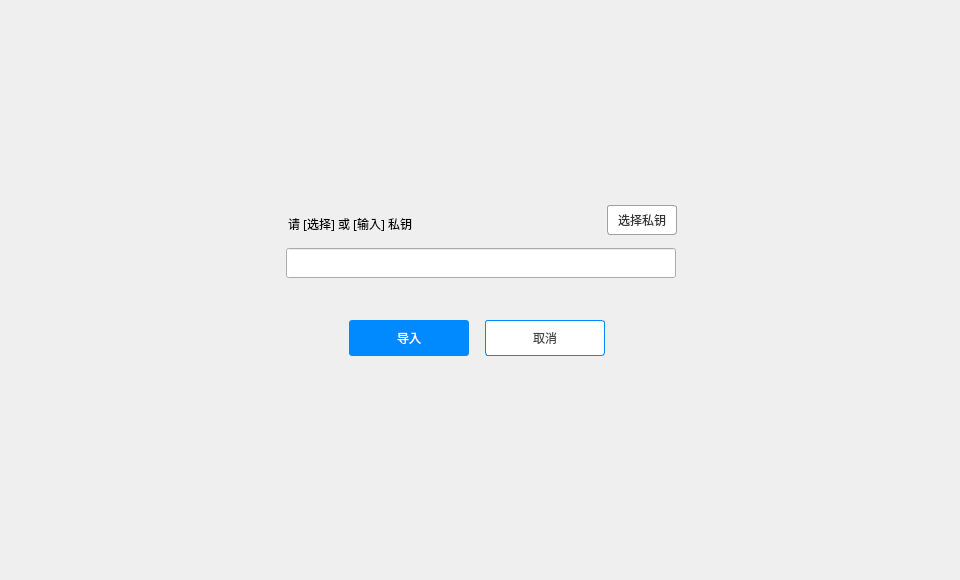
<?xml version="1.0" encoding="UTF-8"?>
<ui version="4.0">
 <class>ImportDialog</class>
 <widget class="QDialog" name="ImportDialog">
  <property name="geometry">
   <rect>
    <x>0</x>
    <y>0</y>
    <width>960</width>
    <height>580</height>
   </rect>
  </property>
  <property name="font">
   <font>
    <family>微软雅黑</family>
   </font>
  </property>
  <property name="windowTitle">
   <string>Dialog</string>
  </property>
  <widget class="QWidget" name="widget" native="true">
   <property name="geometry">
    <rect>
     <x>0</x>
     <y>0</y>
     <width>960</width>
     <height>580</height>
    </rect>
   </property>
   <widget class="QWidget" name="containerWidget" native="true">
    <property name="geometry">
     <rect>
      <x>209</x>
      <y>153</y>
      <width>542</width>
      <height>274</height>
     </rect>
    </property>
    <widget class="QToolButton" name="cancelBtn">
     <property name="geometry">
      <rect>
       <x>276</x>
       <y>167</y>
       <width>120</width>
       <height>36</height>
      </rect>
     </property>
     <property name="cursor">
      <cursorShape>PointingHandCursor</cursorShape>
     </property>
     <property name="styleSheet">
      <string notr="true">QToolButton{background-color:#ffffff;color:#484848;border:1px solid rgb(0,138,254);border-radius:3px;}
QToolButton:hover{color:rgb(0,138,254);}</string>
     </property>
     <property name="text">
      <string>取消</string>
     </property>
    </widget>
    <widget class="QLineEdit" name="privateKeyLineEdit">
     <property name="geometry">
      <rect>
       <x>77</x>
       <y>95</y>
       <width>390</width>
       <height>30</height>
      </rect>
     </property>
     <property name="font">
      <font>
       <family>微软雅黑</family>
       <pointsize>10</pointsize>
      </font>
     </property>
     <property name="contextMenuPolicy">
      <enum>Qt::DefaultContextMenu</enum>
     </property>
     <property name="styleSheet">
      <string notr="true">border-color: rgb(0, 0, 0);</string>
     </property>
     <property name="text">
      <string/>
     </property>
     <property name="readOnly">
      <bool>false</bool>
     </property>
    </widget>
    <widget class="QToolButton" name="importBtn">
     <property name="geometry">
      <rect>
       <x>140</x>
       <y>167</y>
       <width>120</width>
       <height>36</height>
      </rect>
     </property>
     <property name="font">
      <font>
       <family>微软雅黑</family>
      </font>
     </property>
     <property name="cursor">
      <cursorShape>PointingHandCursor</cursorShape>
     </property>
     <property name="styleSheet">
      <string notr="true">QToolButton{background-color:rgb(0,138,254);color:#ffffff;border:none;border-radius:3px;}
QToolButton:hover{background-color:rgb(10,148,254);}
QToolButton:disabled{background-color:#cecece;}</string>
     </property>
     <property name="text">
      <string>导入</string>
     </property>
    </widget>
    <widget class="QLabel" name="tipLabel">
     <property name="geometry">
      <rect>
       <x>-171</x>
       <y>77</y>
       <width>261</width>
       <height>16</height>
      </rect>
     </property>
     <property name="font">
      <font>
       <family>微软雅黑</family>
      </font>
     </property>
     <property name="styleSheet">
      <string notr="true">color: rgb(255, 78, 54);</string>
     </property>
     <property name="text">
      <string/>
     </property>
    </widget>
    <widget class="QLabel" name="label">
     <property name="geometry">
      <rect>
       <x>79</x>
       <y>61</y>
       <width>300</width>
       <height>20</height>
      </rect>
     </property>
     <property name="text">
      <string>请 [选择] 或 [输入] 私钥</string>
     </property>
    </widget>
    <widget class="QPushButton" name="pathBtn">
     <property name="geometry">
      <rect>
       <x>398</x>
       <y>52</y>
       <width>70</width>
       <height>30</height>
      </rect>
     </property>
     <property name="font">
      <font>
       <family>微软雅黑</family>
      </font>
     </property>
     <property name="cursor">
      <cursorShape>PointingHandCursor</cursorShape>
     </property>
     <property name="focusPolicy">
      <enum>Qt::NoFocus</enum>
     </property>
     <property name="styleSheet">
      <string notr="true">QPushButton{border:1px solid rgb(160,160,160);
border-radius:3px;
background-color: rgb(255, 255, 255);
color: rgb(53, 53, 53);
}
QPushButton::hover{color: rgb(153, 153, 153);}</string>
     </property>
     <property name="text">
      <string>选择私钥</string>
     </property>
    </widget>
   </widget>
  </widget>
 </widget>
 <tabstops>
  <tabstop>privateKeyLineEdit</tabstop>
  <tabstop>importBtn</tabstop>
  <tabstop>cancelBtn</tabstop>
  <tabstop>pathBtn</tabstop>
 </tabstops>
 <resources/>
 <connections/>
</ui>
